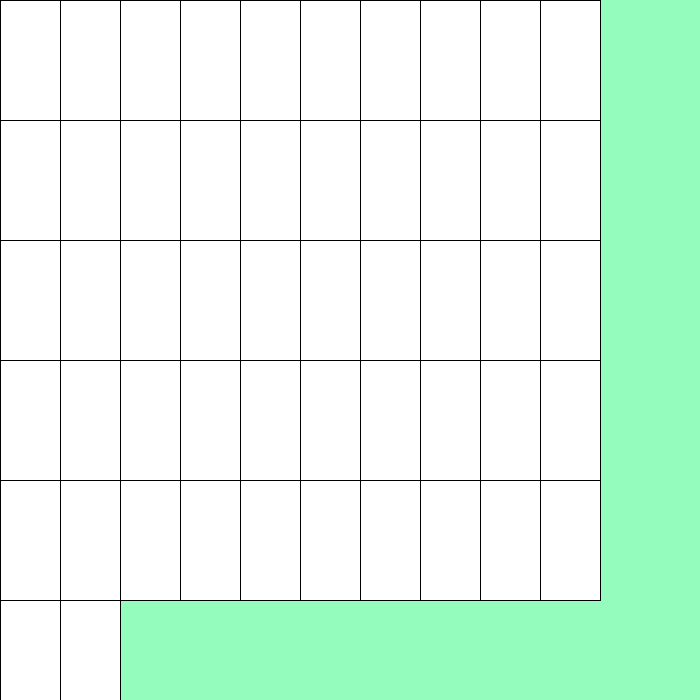
Frame 1 (no input)
Frame 60 (the mouse pressed at the canvas centre just before this capture): identical to frame 1, image omitted
Frame 120 (the mouse held since frame 60 and released just before this capture): identical to frame 1, image omitted

The Processing sketch that drew this single still picture (run headless with seeded random() and noise(); from frame 60 on, the mouse is pressed at the canvas centre):

// Processing sketch: week03_2_52cards
// ── week03_2_52cards.pde
void setup()
{
  size(700,700);
}
void draw()
{
  background(#94FCBD);
  for(int i=0;i<52;i++)
  {
    int x=(i%10)*60; //除以10餘數，個位數
    int y=int(i/10)*120; //十位數
    rect(x,y,60,120);
  }
}
